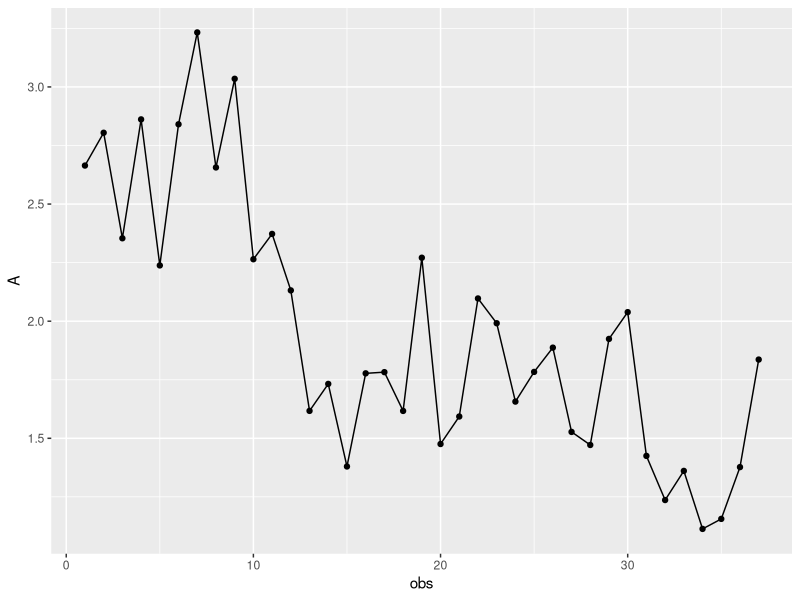
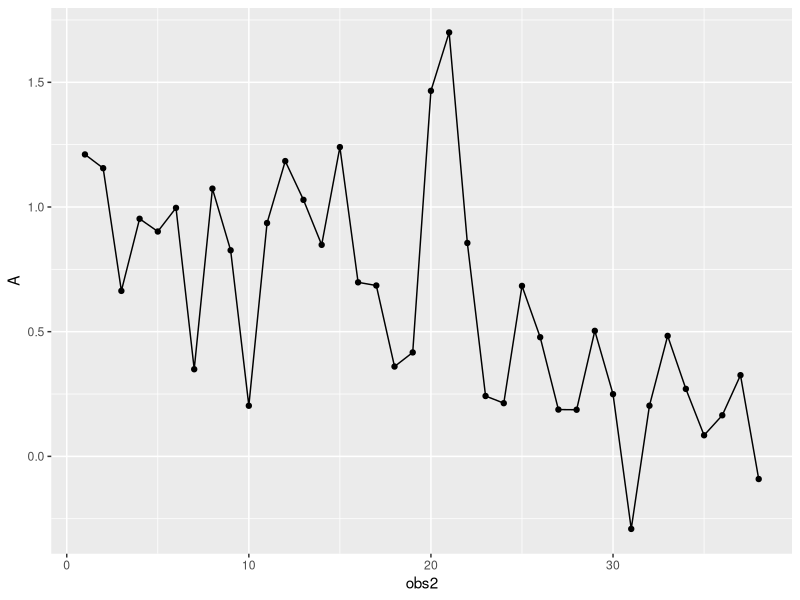
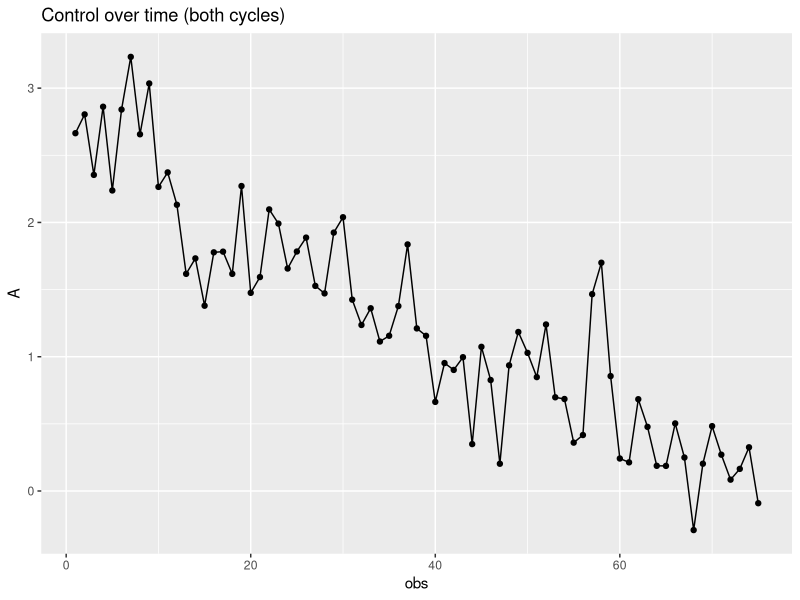
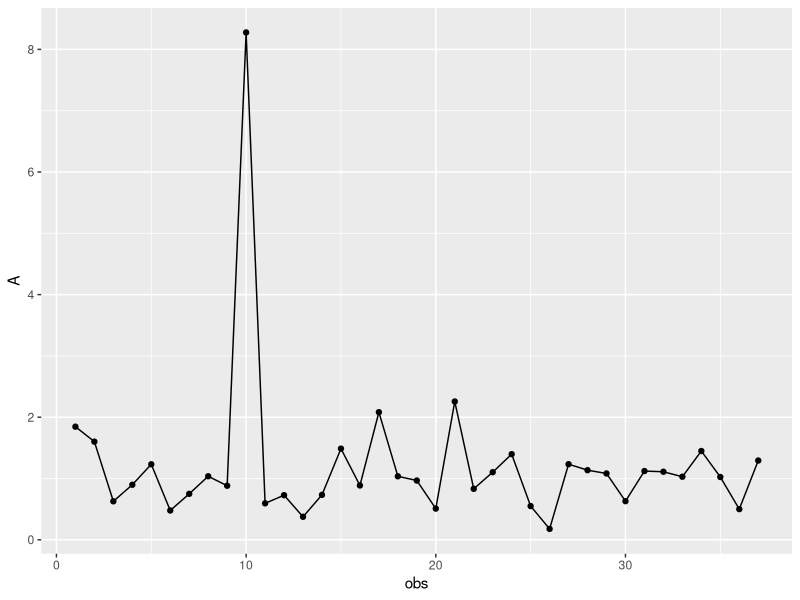
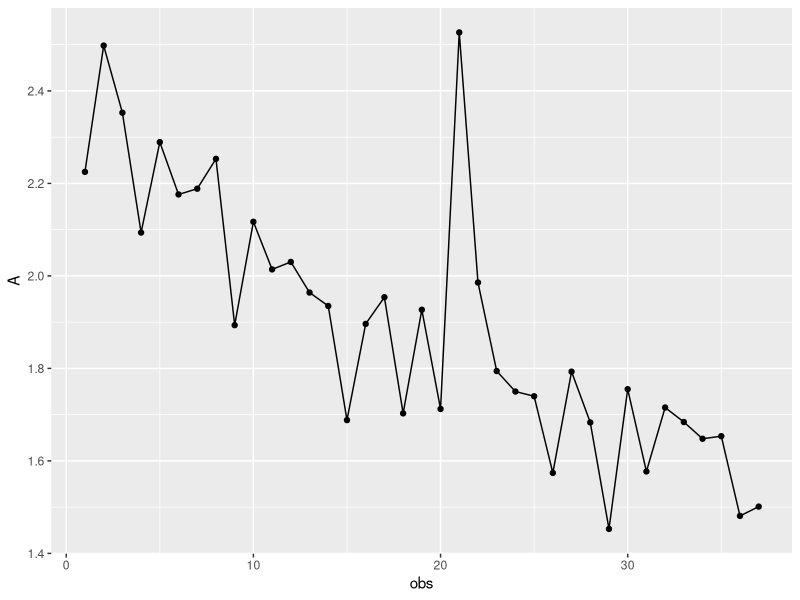

These figures' R source, in order: (Note: this script raises an error after producing the figures.)
#Test Visual (full cycle)
#Maggie Sehnert 
#2026-07-16

#setting up----
library(lubridate)
library(ggplot2)
library(dplyr)


#import data----
UTData <- read.csv("2026-07-16-0925_UTProcTest_cleaned.csv") #bucket, fresh
str(UTData)
NoNameData <- read.csv("2026-07-16-0824_NoNameProcTest_cleaned.csv") #detatched, salt
PNNLData <- read.csv("2026-07-16_PNNLProcTest_cleaned.csv") #control, control


#separate into cycles ----
control1 <- PNNLData %>% 
  filter(obs <= 37) %>% 
  mutate(cycle = "control1") %>% 
  select(obs, A, gsw, date, Ci, cycle) 

control2 <- PNNLData %>% 
  filter(obs >= 38) %>% 
  mutate(obs2 = obs-37) %>% 
  mutate(cycle = "control2") %>% 
  select(obs, obs2, A, gsw, date, Ci, cycle)

bucket <- UTData %>% 
  filter(obs <= 37) %>% 
  mutate(cycle = "bucket") %>% 
  select(obs, A, gsw, date, Ci, cycle)

fresh <- UTData %>% 
  filter(obs >= 38) %>% 
  mutate(obs2 = obs - 37) %>% 
  mutate(cycle = "fresh") %>% 
  select(obs2, A, gsw, date, Ci, cycle)

detached <- NoNameData %>% 
  filter(obs <= 37) %>% 
  mutate(cycle = "detached") %>% 
  select(obs, A, gsw, date, Ci, cycle)

salt <- NoNameData %>% 
  filter(obs >= 38) %>% 
  mutate(obs2 = obs - 37) %>%
  mutate(cycle = "salt") %>% 
  select(obs2, A, gsw, date, Ci, cycle)


#graph each test----
ggplot(control1, aes(x = obs, y = A)) + geom_line() + geom_point()
ggplot(control2, aes(x= obs2, y = A)) + geom_line() + geom_point()
ggplot(PNNLData, aes(x= obs, y = A)) + geom_line() + geom_point() + ggtitle("Control over time (both cycles)")
ggplot(detached, aes(x = obs, y = A)) + geom_line() + geom_point()
ggplot(bucket, aes(x= obs, y = A)) + geom_line() + geom_point()
ggplot(salt, aes(x = obs, y = A)) + geom_line() + geom_point()
ggplot(fresh, aes(x= obs, y = A)) + geom_line() + geom_point()


#mega graph---- 
# Source - https://stackoverflow.com/a/36290204
# Posted by eipi10, modified by community. See post 'Timeline' for change history
# Retrieved 2026-07-16, License - CC BY-SA 3.0

ggplot() + 
  geom_line(data = control1, aes(x = obs, y = A), color = 'green') +
  geom_line(data = control2, aes(x = obs2, y = A), color = 'blue') +
  geom_line(data = bucket, aes(x = obs, y = A), color = 'purple') + 
  geom_line(data = detached, aes(x = obs, y = A), color = 'orange') +
  geom_line(data = fresh, aes(x = obs2, y = A), color = 'red') +
  geom_line(data = salt, aes(x = obs2, y = A), color = 'yellow')+ 
  theme_bw() + 
  coord_cartesian(ylim = c(0, 4)) # mega graph

#graph by cycle
#cycle 1
ggplot() + 
  geom_line(data = control1, aes(x = obs, y = A, color = cycle)) +
  geom_line(data = bucket, aes(x = obs, y = A, color = cycle)) + 
  geom_line(data = detached, aes(x = obs, y = A, color = cycle)) + 
  theme_bw() + 
  ggtitle("Cylce 1 (ToD)") +
  coord_cartesian(ylim = c(0, 4))
 

#cycle 2
ggplot() + 
  geom_line(data = control2, aes(x = obs2, y = A, color = cycle)) +
  geom_line(data = fresh, aes(x = obs2, y = A, color = cycle)) +
  geom_line(data = salt, aes(x = obs2, y = A, color = cycle))+ 
  theme_bw() + 
  ggtitle("Cycle 2 (buckets)") + 
  coord_cartesian(ylim = c(0, 4))
   # mega graph

ggplot() + 
  geom_line(data = control1, aes(x = obs, y = A, color = cycle)) +
  geom_line(data = fresh, aes(x = obs2, y = A, color = cycle)) +
  geom_line(data = salt, aes(x = obs2, y = A, color = cycle))+ 
  theme_bw() + 
  ggtitle("Cycle 2 (buckets) (with control1 comparison)") + 
  coord_cartesian(ylim = c(0, 4))
